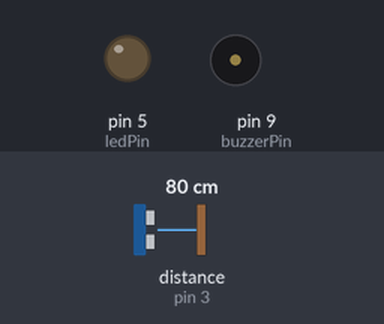
The sketch below on a simulated Arduino Uno, built with avr-gcc and run on an emulated ATmega328P. Parts: output pins drawn as LEDs (lit = HIGH), buzzer (waves = sounding). Wiring (inferred from the names in the program): ultrasonic range finder: trigger pin 2; echo pin 3. The test bench sets the inputs (shaded band); at power-on: distance to the obstacle (sensor on pin 3) 80 cm. The echo pulse lasts 58.3 µs per cm; pins used as bus, display or sensor lines are not drawn.

Above: at 1.2 s.
1.3 s: distance to the obstacle (sensor on pin 3) set to 55 cm
2.8 s: distance to the obstacle (sensor on pin 3) set to 44 cm
At 3.17 s:
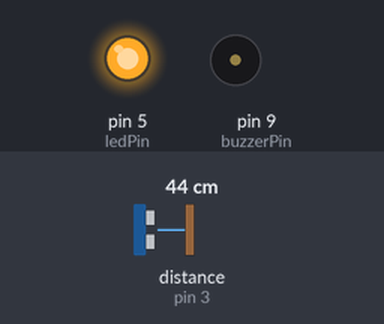
5.8 s: distance to the obstacle (sensor on pin 3) set to 12 cm
At 6.04 s:
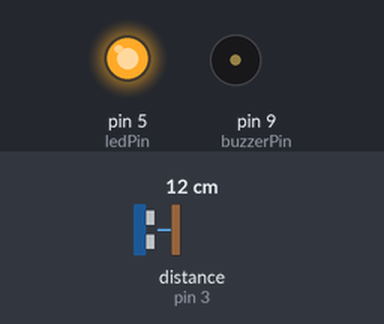
8.8 s: distance to the obstacle (sensor on pin 3) set to 9 cm
10.3 s: distance to the obstacle (sensor on pin 3) set to 18 cm
At 10.56 s:
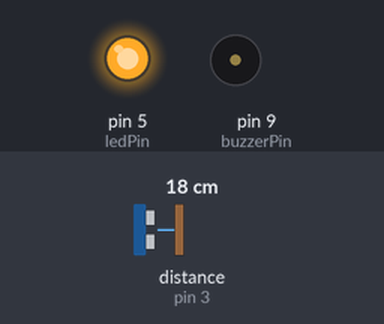
Timing chart, 0 to 14.3 s (numbered marks = the images above; inputs shaded):
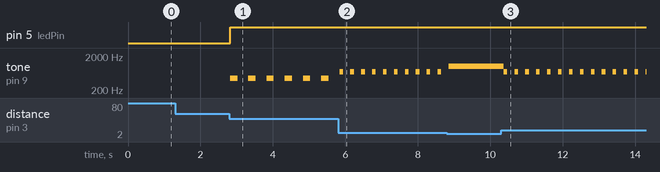

The sketch:

parkSensoru.ino
```cpp
int trigPin = 2;
int echoPin = 3;
int ledPin = 5;
int buzzerPin = 9;


void setup() {
  pinMode(trigPin, OUTPUT);
  pinMode(echoPin, INPUT);
  pinMode(ledPin, OUTPUT);
  pinMode(buzzerPin, OUTPUT);
  Serial.begin(9600);

}


long measurePulse() {
  digitalWrite(trigPin, LOW);
  delayMicroseconds(5);         // Temiz sinyal için
  digitalWrite(trigPin, HIGH);
  delayMicroseconds(10);        // 10 µs tetik darbesi
  digitalWrite(trigPin, LOW);
  return pulseIn(echoPin, HIGH, 30000);  // Echo süresi (max 30 ms = ~5 metre)
}


float calcDistance(long duration){
  return duration * 0.01715; //cm cinsinden
}
void loop(){
  long duration2 = measurePulse();
  float mesafe = calcDistance(duration2);

  if (mesafe > 0 && mesafe <= 10) { // 10cm ile 0cm arasi daha cok sesli cal
    digitalWrite(ledPin, HIGH);
    tone(buzzerPin, 1000); // yüksek ton
  }
  else if (mesafe > 10 && mesafe <= 30) { // 30cm ile 10cm arasi cok sesli cal
    digitalWrite(ledPin, HIGH);
    tone(buzzerPin, 700);
    delay(100);
    noTone(buzzerPin);
    delay(100);
  }
  else if (mesafe > 30 && mesafe <= 50) { // 50cm ile 30cm arasi ses cal
    digitalWrite(ledPin, HIGH);
    tone(buzzerPin, 440);
    delay(200);
    noTone(buzzerPin);
    delay(200);
  }
  else { // onun disinda calma
    digitalWrite(ledPin, LOW);
    noTone(buzzerPin);
  }

  delay(100); // sensörü çok sık okutmamak için


}
```

Measured:
- the behaviour switches between 50 and 49 cm on distance to the obstacle (sensor on pin 3) (found by bisection; images 0 and 1)
- after the input at 1.3 s, every drawn part: stays the same
- after the input at 2.8 s, pin 5 (ledPin): LOW → HIGH at once; tone on pin 9 (buzzerPin): alternates 440 Hz for 0.20 s and silent for 0.30 s, starting at once
- after the input at 5.8 s, tone on pin 9 (buzzerPin): alternates 700 Hz for 0.10 s and silent for 0.20 s, starting at once
- after the input at 10.3 s, tone on pin 9 (buzzerPin): alternates 700 Hz for 0.10 s and silent for 0.20 s, starting after 0.07 s
